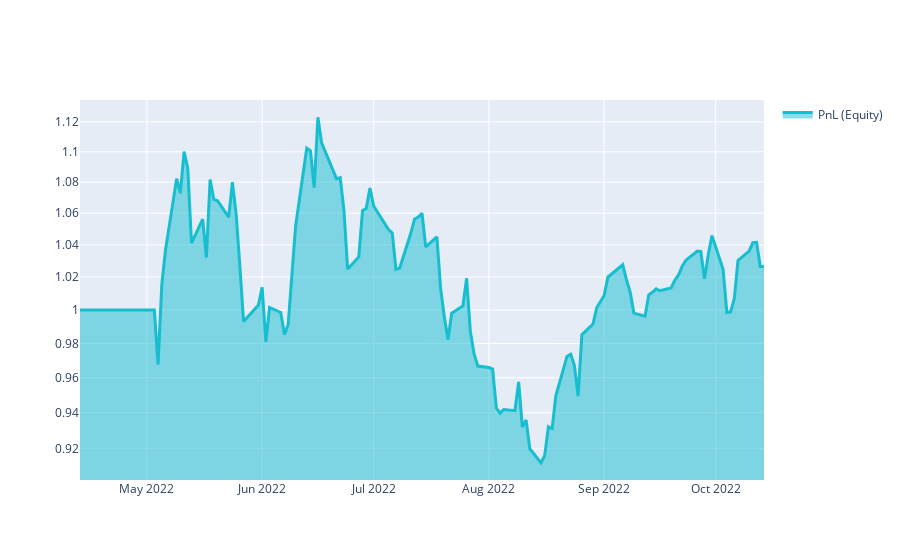

The notebook cell saved with this chart:
### Markdown cell above
# Q18 Quick Start

This template shows you the basic steps for taking part to the **Q18 NASDAQ-100 Stock Long-Short contest**.

### Code cell
import xarray as xr

import qnt.ta as qnta
import qnt.data as qndata
import qnt.output as qnout
import qnt.stats as qns

data = qndata.stocks.load_ndx_data(min_date="2022-04-13")

close     = data.sel(field="close")
is_liquid = data.sel(field="is_liquid")
sma_slow  = qnta.sma(close, 100)
sma_fast  = qnta.sma(close, 5)
weights   = xr.where(sma_slow < sma_fast, 1, -1)
weights   = weights * is_liquid

weights = qnout.clean(weights, data, "stocks_nasdaq100")

# calc stats
stats = qns.calc_stat(data, weights.sel(time=slice("2022-04-13", None)))
display(stats.to_pandas().tail())

# graph
performance = stats.to_pandas()["equity"]
import qnt.graph as qngraph

qngraph.make_plot_filled(performance.index, performance, name="PnL (Equity)", type="log")
